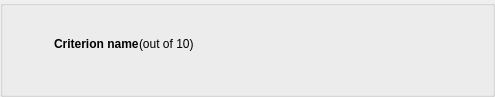
<?xml version="1.0" encoding="UTF-8"?>
<ui version="4.0">
 <class>CriterionItem</class>
 <widget class="QWidget" name="CriterionItem">
  <property name="geometry">
   <rect>
    <x>0</x>
    <y>0</y>
    <width>495</width>
    <height>97</height>
   </rect>
  </property>
  <property name="windowTitle">
   <string>Form</string>
  </property>
  <property name="styleSheet">
   <string notr="true">#add_child, #add_guide, #remove {
	margin-right: 10px;
}</string>
  </property>
  <layout class="QVBoxLayout" name="verticalLayout_2">
   <property name="leftMargin">
    <number>0</number>
   </property>
   <property name="topMargin">
    <number>0</number>
   </property>
   <property name="rightMargin">
    <number>0</number>
   </property>
   <property name="bottomMargin">
    <number>0</number>
   </property>
   <item>
    <widget class="QGroupBox" name="criterion">
     <property name="title">
      <string/>
     </property>
     <property name="flat">
      <bool>true</bool>
     </property>
     <layout class="QVBoxLayout" name="verticalLayout_3">
      <property name="spacing">
       <number>0</number>
      </property>
      <property name="leftMargin">
       <number>0</number>
      </property>
      <property name="topMargin">
       <number>0</number>
      </property>
      <property name="rightMargin">
       <number>0</number>
      </property>
      <property name="bottomMargin">
       <number>0</number>
      </property>
      <item>
       <layout class="QHBoxLayout" name="horizontalLayout_4">
        <item>
         <widget class="ClickableLabel" name="add_child">
          <property name="sizePolicy">
           <sizepolicy hsizetype="Fixed" vsizetype="Fixed">
            <horstretch>0</horstretch>
            <verstretch>0</verstretch>
           </sizepolicy>
          </property>
          <property name="maximumSize">
           <size>
            <width>26</width>
            <height>16</height>
           </size>
          </property>
          <property name="cursor">
           <cursorShape>PointingHandCursor</cursorShape>
          </property>
          <property name="text">
           <string/>
          </property>
          <property name="pixmap">
           <pixmap resource="resources.qrc">:/misc/res/add.png</pixmap>
          </property>
          <property name="scaledContents">
           <bool>true</bool>
          </property>
         </widget>
        </item>
        <item>
         <widget class="ClickableLabel" name="remove">
          <property name="maximumSize">
           <size>
            <width>26</width>
            <height>16</height>
           </size>
          </property>
          <property name="cursor">
           <cursorShape>PointingHandCursor</cursorShape>
          </property>
          <property name="text">
           <string/>
          </property>
          <property name="pixmap">
           <pixmap resource="resources.qrc">:/misc/res/delete.png</pixmap>
          </property>
          <property name="scaledContents">
           <bool>true</bool>
          </property>
         </widget>
        </item>
        <item>
         <widget class="ClickableLabel" name="add_guide">
          <property name="maximumSize">
           <size>
            <width>26</width>
            <height>16</height>
           </size>
          </property>
          <property name="text">
           <string/>
          </property>
          <property name="pixmap">
           <pixmap resource="resources.qrc">:/misc/res/guide.png</pixmap>
          </property>
          <property name="scaledContents">
           <bool>true</bool>
          </property>
         </widget>
        </item>
        <item>
         <widget class="QLabel" name="name">
          <property name="font">
           <font>
            <weight>75</weight>
            <bold>true</bold>
           </font>
          </property>
          <property name="text">
           <string>Criterion name</string>
          </property>
         </widget>
        </item>
        <item>
         <widget class="QLabel" name="grade">
          <property name="text">
           <string>(out of 10)</string>
          </property>
         </widget>
        </item>
        <item>
         <spacer name="horizontalSpacer">
          <property name="orientation">
           <enum>Qt::Horizontal</enum>
          </property>
          <property name="sizeType">
           <enum>QSizePolicy::Expanding</enum>
          </property>
          <property name="sizeHint" stdset="0">
           <size>
            <width>40</width>
            <height>20</height>
           </size>
          </property>
         </spacer>
        </item>
       </layout>
      </item>
      <item>
       <layout class="QVBoxLayout" name="sub_criteria">
        <property name="topMargin">
         <number>12</number>
        </property>
       </layout>
      </item>
     </layout>
    </widget>
   </item>
  </layout>
 </widget>
 <customwidgets>
  <customwidget>
   <class>ClickableLabel</class>
   <extends>QLabel</extends>
   <header>clickablelabel.h</header>
  </customwidget>
 </customwidgets>
 <resources>
  <include location="resources.qrc"/>
 </resources>
 <connections/>
</ui>
